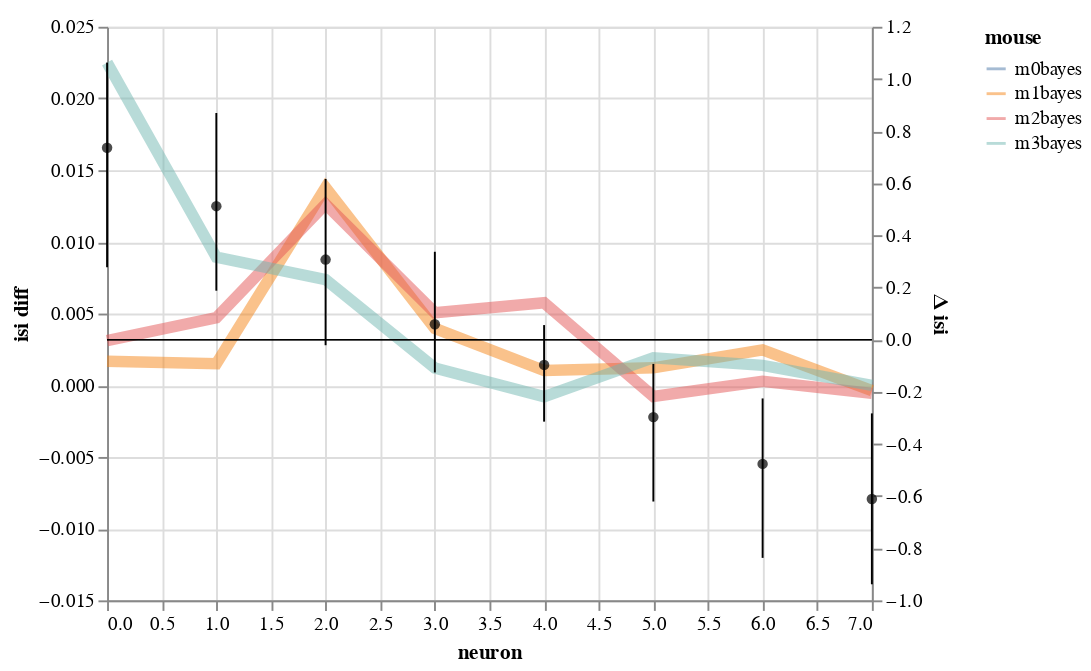

Notebook code cell kept with this figure:
### Markdown cell above
# Plot data and posterior

### Code cell
plot_data_and_posterior(df_both, y=f'{y} diff', x='neuron',color='mouse',title=y,hold_for_facet=False)

### Figure 1 — Vega-Lite specification as saved in the notebook (floating-point values rounded to 4 significant figures)
{"config": {"view": {"continuousWidth": 400, "continuousHeight": 300}}, "layer": [{"mark": {"type": "line", "fill": null, "opacity": 0.5, "size": 6}, "encoding": {"color": {"type": "nominal", "field": "mouse"}, "x": {"type": "quantitative", "field": "neuron"}, "y": {"type": "quantitative", "field": "isi diff"}}}, {"layer": [{"mark": {"type": "rule", "color": "black", "size": 0.1}, "encoding": {"y": {"type": "quantitative", "field": "zero"}}}, {"mark": {"type": "point", "color": "black", "filled": true}, "encoding": {"x": {"type": "quantitative", "field": "neuron"}, "y": {"type": "quantitative", "field": "Bayes condition mean", "scale": {"zero": false}}}}, {"mark": {"type": "line", "color": "black"}, "encoding": {"x": {"type": "quantitative", "field": "neuron"}, "y": {"type": "quantitative", "field": "Bayes condition mean", "scale": {"zero": false}}}}, {"mark": "rule", "encoding": {"x": {"type": "quantitative", "field": "neuron"}, "y": {"type": "quantitative", "field": "Bayes condition CI0", "scale": {"zero": false}, "title": "Δ isi"}, "y2": {"field": "Bayes condition CI1"}}}]}], "data": {"name": "data-39f61a1961af8fddcfd54781484b953d"}, "resolve": {"scale": {"y": "independent"}}, "$schema": "https://vega.github.io/schema/vega-lite/v4.8.1.json", "datasets": {"data-39f61a1961af8fddcfd54781484b953d": [{"neuron": 0, "mouse": "m0bayes", "i_trial": 0.5, "mouse_code": 0.0, "neuron_code": 0.0, "log_firing_rate": 1.858, "Firing rate": 81.14, "firing_rate": 81.14, "i_spike": 43.75, "isi": 0.07603, "Bayes condition CI0": 0.2777, "Bayes condition CI1": 1.063, "Bayes condition mean": 0.7361, "isi diff": null, "zero": 0}, {"neuron": 1, "mouse": "m0bayes", "i_trial": 0.5, "mouse_code": 0.0, "neuron_code": 4.0, "log_firing_rate": 1.713, "Firing rate": 58.57, "firing_rate": 58.57, "i_spike": 40.0, "isi": 0.08934, "Bayes condition CI0": 0.1876, "Bayes condition CI1": 0.8692, "Bayes condition mean": 0.512, "isi diff": null, "zero": 0}, {"neuron": 2, "mouse": "m0bayes", "i_trial": 0.5, "mouse_code": 0.0, "neuron_code": 8.0, "log_firing_rate": 2.518, "Firing rate": 1089.0, "firing_rate": 1089.0, "i_spike": 55.75, "isi": 0.06267, "Bayes condition CI0": -0.02144, "Bayes condition CI1": 0.6163, "Bayes condition mean": 0.307, "isi diff": null, "zero": 0}, {"neuron": 3, "mouse": "m0bayes", "i_trial": 0.5, "mouse_code": 0.0, "neuron_code": 12.0, "log_firing_rate": 2.045, "Firing rate": 113.5, "firing_rate": 113.5, "i_spike": 74.75, "isi": 0.04643, "Bayes condition CI0": -0.1258, "Bayes condition CI1": 0.337, "Bayes condition mean": 0.05895, "isi diff": null, "zero": 0}, {"neuron": 4, "mouse": "m0bayes", "i_trial": 0.5, "mouse_code": 0.0, "neuron_code": 16.0, "log_firing_rate": 2.045, "Firing rate": 111.4, "firing_rate": 111.4, "i_spike": 88.0, "isi": 0.03906, "Bayes condition CI0": -0.3145, "Bayes condition CI1": 0.05586, "Bayes condition mean": -0.09686, "isi diff": null, "zero": 0}, {"neuron": 5, "mouse": "m0bayes", "i_trial": 0.5, "mouse_code": 0.0, "neuron_code": 20.0, "log_firing_rate": 2.435, "Firing rate": 345.2, "firing_rate": 345.2, "i_spike": 104.0, "isi": 0.03407, "Bayes condition CI0": -0.6209, "Bayes condition CI1": -0.09302, "Bayes condition mean": -0.2972, "isi diff": null, "zero": 0}, {"neuron": 6, "mouse": "m0bayes", "i_trial": 0.5, "mouse_code": 0.0, "neuron_code": 24.0, "log_firing_rate": 3.003, "Firing rate": 3491.0, "firing_rate": 3491.0, "i_spike": 132.8, "isi": 0.02639, "Bayes condition CI0": -0.837, "Bayes condition CI1": -0.2255, "Bayes condition mean": -0.4765, "isi diff": null, "zero": 0}, {"neuron": 7, "mouse": "m0bayes", "i_trial": 0.5, "mouse_code": 0.0, "neuron_code": 28.0, "log_firing_rate": 2.8, "Firing rate": 643.3, "firing_rate": 643.3, "i_spike": 149.0, "isi": 0.02338, "Bayes condition CI0": -0.9383, "Bayes condition CI1": -0.2829, "Bayes condition mean": -0.611, "isi diff": null, "zero": 0}, {"neuron": "0", "mouse": "m0bayes", "i_trial": 0.0, "mouse_code": 0.0, "neuron_code": 0.0, "log_firing_rate": -0.2187, "Firing rate": -44.94, "firing_rate": -44.94, "i_spike": 3.25, "isi": null, "Bayes condition CI0": null, "Bayes condition CI1": null, "Bayes condition mean": null, "isi diff": -0.00907, "zero": 0}, {"neuron": "0", "mouse": "m1bayes", "i_trial": 0.0, "mouse_code": 0.0, "neuron_code": 0.0, "log_firing_rate": 0.1676, "Firing rate": 32.95, "firing_rate": 32.95, "i_spike": 0.25, "isi": null, "Bayes condition CI0": null, "Bayes condition CI1": null, "Bayes condition mean": null, "isi diff": 0.001675, "zero": 0}, {"neuron": "0", "mouse": "m2bayes", "i_trial": 0.0, "mouse_code": 0.0, "neuron_code": 0.0, "log_firing_rate": 0.508, "Firing rate": 142.8, "firing_rate": 142.8, "i_spike": -1.25, "isi": null, "Bayes condition CI0": null, "Bayes condition CI1": null, "Bayes condition mean": null, "isi diff": 0.003118, "zero": 0}, {"neuron": "0", "mouse": "m3bayes", "i_trial": 0.0, "mouse_code": 0.0, "neuron_code": 0.0, "log_firing_rate": -0.1533, "Firing rate": -25.94, "firing_rate": -25.94, "i_spike": -13.25, "isi": null, "Bayes condition CI0": null, "Bayes condition CI1": null, "Bayes condition mean": null, "isi diff": 0.0225, "zero": 0}, {"neuron": "1", "mouse": "m0bayes", "i_trial": 0.0, "mouse_code": 0.0, "neuron_code": 0.0, "log_firing_rate": -1.475, "Firing rate": -3820.0, "firing_rate": -3820.0, "i_spike": -14.0, "isi": null, "Bayes condition CI0": null, "Bayes condition CI1": null, "Bayes condition mean": null, "isi diff": 0.02455, "zero": 0}, {"neuron": "1", "mouse": "m1bayes", "i_trial": 0.0, "mouse_code": 0.0, "neuron_code": 0.0, "log_firing_rate": -0.03101, "Firing rate": -8.8, "firing_rate": -8.8, "i_spike": -3.25, "isi": null, "Bayes condition CI0": null, "Bayes condition CI1": null, "Bayes condition mean": null, "isi diff": 0.001505, "zero": 0}, {"neuron": "1", "mouse": "m2bayes", "i_trial": 0.0, "mouse_code": 0.0, "neuron_code": 0.0, "log_firing_rate": 0.07993, "Firing rate": 21.52, "firing_rate": 21.52, "i_spike": -3.5, "isi": null, "Bayes condition CI0": null, "Bayes condition CI1": null, "Bayes condition mean": null, "isi diff": 0.004713, "zero": 0}, {"neuron": "1", "mouse": "m3bayes", "i_trial": 0.0, "mouse_code": 0.0, "neuron_code": 0.0, "log_firing_rate": -0.3985, "Firing rate": -80.42, "firing_rate": -80.42, "i_spike": -5.25, "isi": null, "Bayes condition CI0": null, "Bayes condition CI1": null, "Bayes condition mean": null, "isi diff": 0.008932, "zero": 0}, {"neuron": "2", "mouse": "m0bayes", "i_trial": 0.0, "mouse_code": 0.0, "neuron_code": 0.0, "log_firing_rate": 0.5701, "Firing rate": 999.4, "firing_rate": 999.4, "i_spike": 4.0, "isi": null, "Bayes condition CI0": null, "Bayes condition CI1": null, "Bayes condition mean": null, "isi diff": -0.005388, "zero": 0}, {"neuron": "2", "mouse": "m1bayes", "i_trial": 0.0, "mouse_code": 0.0, "neuron_code": 0.0, "log_firing_rate": -0.3621, "Firing rate": -111.5, "firing_rate": -111.5, "i_spike": -14.75, "isi": null, "Bayes condition CI0": null, "Bayes condition CI1": null, "Bayes condition mean": null, "isi diff": 0.01379, "zero": 0}, {"neuron": "2", "mouse": "m2bayes", "i_trial": 0.0, "mouse_code": 0.0, "neuron_code": 0.0, "log_firing_rate": -0.1379, "Firing rate": -38.39, "firing_rate": -38.39, "i_spike": -11.25, "isi": null, "Bayes condition CI0": null, "Bayes condition CI1": null, "Bayes condition mean": null, "isi diff": 0.01263, "zero": 0}, {"neuron": "2", "mouse": "m3bayes", "i_trial": 0.0, "mouse_code": 0.0, "neuron_code": 0.0, "log_firing_rate": -0.5335, "Firing rate": -230.2, "firing_rate": -230.2, "i_spike": -6.0, "isi": null, "Bayes condition CI0": null, "Bayes condition CI1": null, "Bayes condition mean": null, "isi diff": 0.007372, "zero": 0}, {"neuron": "3", "mouse": "m0bayes", "i_trial": 0.0, "mouse_code": 0.0, "neuron_code": 0.0, "log_firing_rate": 0.02445, "Firing rate": 8.545, "firing_rate": 8.545, "i_spike": 14.25, "isi": null, "Bayes condition CI0": null, "Bayes condition CI1": null, "Bayes condition mean": null, "isi diff": -0.01055, "zero": 0}, {"neuron": "3", "mouse": "m1bayes", "i_trial": 0.0, "mouse_code": 0.0, "neuron_code": 0.0, "log_firing_rate": -0.1738, "Firing rate": -58.67, "firing_rate": -58.67, "i_spike": -4.75, "isi": null, "Bayes condition CI0": null, "Bayes condition CI1": null, "Bayes condition mean": null, "isi diff": 0.003967, "zero": 0}, {"neuron": "3", "mouse": "m2bayes", "i_trial": 0.0, "mouse_code": 0.0, "neuron_code": 0.0, "log_firing_rate": -0.1734, "Firing rate": -60.11, "firing_rate": -60.11, "i_spike": -8.25, "isi": null, "Bayes condition CI0": null, "Bayes condition CI1": null, "Bayes condition mean": null, "isi diff": 0.005062, "zero": 0}, {"neuron": "3", "mouse": "m3bayes", "i_trial": 0.0, "mouse_code": 0.0, "neuron_code": 0.0, "log_firing_rate": 0.009469, "Firing rate": 7.503, "firing_rate": 7.503, "i_spike": -1.0, "isi": null, "Bayes condition CI0": null, "Bayes condition CI1": null, "Bayes condition mean": null, "isi diff": 0.001199, "zero": 0}, {"neuron": "4", "mouse": "m0bayes", "i_trial": 0.0, "mouse_code": 0.0, "neuron_code": 0.0, "log_firing_rate": -0.02035, "Firing rate": -5.154, "firing_rate": -5.154, "i_spike": 7.75, "isi": null, "Bayes condition CI0": null, "Bayes condition CI1": null, "Bayes condition mean": null, "isi diff": -0.004047, "zero": 0}, {"neuron": "4", "mouse": "m1bayes", "i_trial": 0.0, "mouse_code": 0.0, "neuron_code": 0.0, "log_firing_rate": 0.09232, "Firing rate": 22.73, "firing_rate": 22.73, "i_spike": -0.5, "isi": null, "Bayes condition CI0": null, "Bayes condition CI1": null, "Bayes condition mean": null, "isi diff": 0.001022, "zero": 0}, {"neuron": "4", "mouse": "m2bayes", "i_trial": 0.0, "mouse_code": 0.0, "neuron_code": 0.0, "log_firing_rate": 0.09309, "Firing rate": 27.73, "firing_rate": 27.73, "i_spike": -11.5, "isi": null, "Bayes condition CI0": null, "Bayes condition CI1": null, "Bayes condition mean": null, "isi diff": 0.005751, "zero": 0}, {"neuron": "4", "mouse": "m3bayes", "i_trial": 0.0, "mouse_code": 0.0, "neuron_code": 0.0, "log_firing_rate": -0.2389, "Firing rate": -138.9, "firing_rate": -138.9, "i_spike": 1.0, "isi": null, "Bayes condition CI0": null, "Bayes condition CI1": null, "Bayes condition mean": null, "isi diff": -0.0007935, "zero": 0}, {"neuron": "5", "mouse": "m0bayes", "i_trial": 0.0, "mouse_code": 0.0, "neuron_code": 0.0, "log_firing_rate": -0.0569, "Firing rate": 32.25, "firing_rate": 32.25, "i_spike": 3.0, "isi": null, "Bayes condition CI0": null, "Bayes condition CI1": null, "Bayes condition mean": null, "isi diff": -0.0006273, "zero": 0}, {"neuron": "5", "mouse": "m1bayes", "i_trial": 0.0, "mouse_code": 0.0, "neuron_code": 0.0, "log_firing_rate": -0.1193, "Firing rate": -38.12, "firing_rate": -38.12, "i_spike": -3.25, "isi": null, "Bayes condition CI0": null, "Bayes condition CI1": null, "Bayes condition mean": null, "isi diff": 0.001215, "zero": 0}, {"neuron": "5", "mouse": "m2bayes", "i_trial": 0.0, "mouse_code": 0.0, "neuron_code": 0.0, "log_firing_rate": 0.06879, "Firing rate": 9.386, "firing_rate": 9.386, "i_spike": 1.75, "isi": null, "Bayes condition CI0": null, "Bayes condition CI1": null, "Bayes condition mean": null, "isi diff": -0.0007752, "zero": 0}, {"neuron": "5", "mouse": "m3bayes", "i_trial": 0.0, "mouse_code": 0.0, "neuron_code": 0.0, "log_firing_rate": -0.07874, "Firing rate": -20.55, "firing_rate": -20.55, "i_spike": -5.0, "isi": null, "Bayes condition CI0": null, "Bayes condition CI1": null, "Bayes condition mean": null, "isi diff": 0.001924, "zero": 0}, {"neuron": "6", "mouse": "m0bayes", "i_trial": 0.0, "mouse_code": 0.0, "neuron_code": 0.0, "log_firing_rate": 0.4376, "Firing rate": 3066.0, "firing_rate": 3066.0, "i_spike": 0.25, "isi": null, "Bayes condition CI0": null, "Bayes condition CI1": null, "Bayes condition mean": null, "isi diff": -6.315e-06, "zero": 0}, {"neuron": "6", "mouse": "m1bayes", "i_trial": 0.0, "mouse_code": 0.0, "neuron_code": 0.0, "log_firing_rate": -0.644, "Firing rate": -612.0, "firing_rate": -612.0, "i_spike": -11.75, "isi": null, "Bayes condition CI0": null, "Bayes condition CI1": null, "Bayes condition mean": null, "isi diff": 0.002474, "zero": 0}, {"neuron": "6", "mouse": "m2bayes", "i_trial": 0.0, "mouse_code": 0.0, "neuron_code": 0.0, "log_firing_rate": 0.1729, "Firing rate": 85.84, "firing_rate": 85.84, "i_spike": -0.75, "isi": null, "Bayes condition CI0": null, "Bayes condition CI1": null, "Bayes condition mean": null, "isi diff": 0.000278, "zero": 0}, {"neuron": "6", "mouse": "m3bayes", "i_trial": 0.0, "mouse_code": 0.0, "neuron_code": 0.0, "log_firing_rate": -0.2952, "Firing rate": -557.7, "firing_rate": -557.7, "i_spike": -8.5, "isi": null, "Bayes condition CI0": null, "Bayes condition CI1": null, "Bayes condition mean": null, "isi diff": 0.001388, "zero": 0}, {"neuron": "7", "mouse": "m0bayes", "i_trial": 0.0, "mouse_code": 0.0, "neuron_code": 0.0, "log_firing_rate": 0.07798, "Firing rate": 8.721, "firing_rate": 8.721, "i_spike": -14.75, "isi": null, "Bayes condition CI0": null, "Bayes condition CI1": null, "Bayes condition mean": null, "isi diff": 0.001994, "zero": 0}, {"neuron": "7", "mouse": "m1bayes", "i_trial": 0.0, "mouse_code": 0.0, "neuron_code": 0.0, "log_firing_rate": -0.1478, "Firing rate": -151.1, "firing_rate": -151.1, "i_spike": 2.5, "isi": null, "Bayes condition CI0": null, "Bayes condition CI1": null, "Bayes condition mean": null, "isi diff": -0.000366, "zero": 0}, {"neuron": "7", "mouse": "m2bayes", "i_trial": 0.0, "mouse_code": 0.0, "neuron_code": 0.0, "log_firing_rate": 0.1506, "Firing rate": 213.3, "firing_rate": 213.3, "i_spike": 3.75, "isi": null, "Bayes condition CI0": null, "Bayes condition CI1": null, "Bayes condition mean": null, "isi diff": -0.0005644, "zero": 0}, {"neuron": "7", "mouse": "m3bayes", "i_trial": 0.0, "mouse_code": 0.0, "neuron_code": 0.0, "log_firing_rate": 0.1096, "Firing rate": 113.4, "firing_rate": 113.4, "i_spike": -0.25, "isi": null, "Bayes condition CI0": null, "Bayes condition CI1": null, "Bayes condition mean": null, "isi diff": -1.137e-05, "zero": 0}]}}
